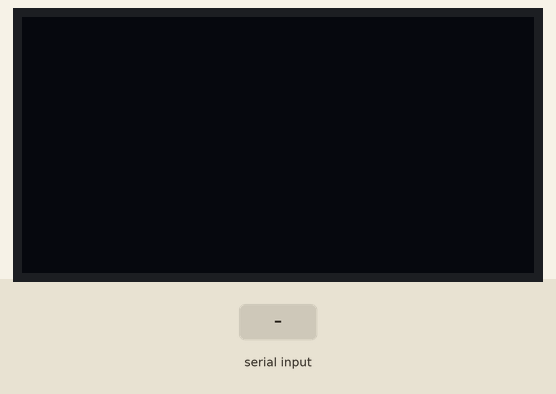
Bench run of a sketch on a simulated ESP32. Parts: 128×64 one-colour display. The test bench sets the inputs (shaded band). WiFi joins after 1.5 s; servers stay silent unless stated; storage starts empty; EEPROM starts erased; what the sketch prints to the serial monitor is not drawn.

Above: at 4.7 s.
4.8 s: "GPU:\n" received over Serial
At 6.0 s:
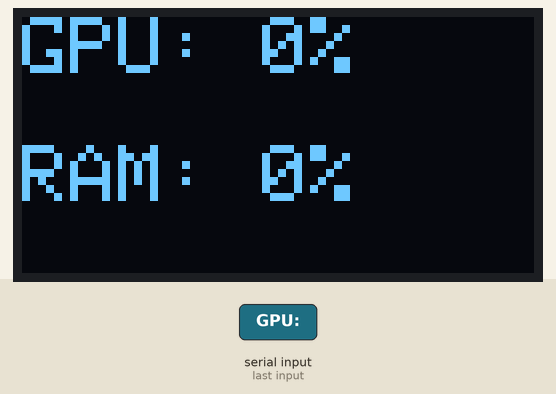
6.3 s: "RAM:\n" received over Serial
7.8 s: "TS:\n" received over Serial
At 11.2 s:
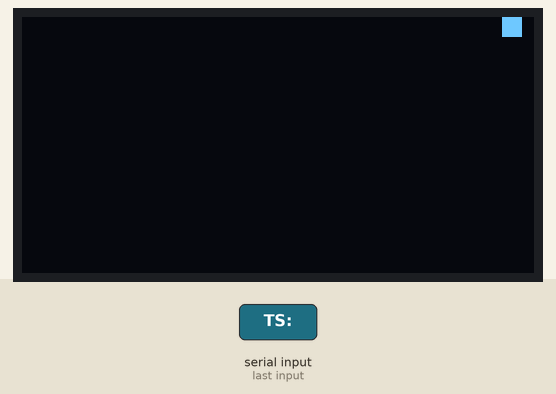
Timing chart, 0 to 12.7 s (numbered marks = the images above; inputs shaded):
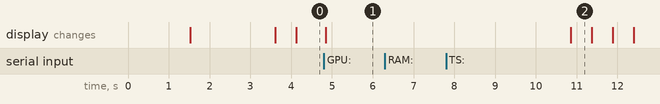

Measured:
- after the input at 4.8 s, the display: changes after 0.05 s (image 1)
- after the input at 6.3 s, every drawn part: stays the same
- what the display in image 2 shows lasts 0.6 s, from 10.8 s to 11.4 s

The sketch:

esp32_oled.ino
```cpp
#include <Wire.h>
#include <Adafruit_GFX.h>
#include <Adafruit_SSD1306.h>
#include <WiFi.h>
#include <WebServer.h>
#include <Preferences.h>
#include <LittleFS.h>

#define SCREEN_WIDTH 128
#define SCREEN_HEIGHT 64
#define OLED_RESET    -1

Adafruit_SSD1306 display(SCREEN_WIDTH, SCREEN_HEIGHT, &Wire, OLED_RESET);

int gpu = 0;
int ram = 0;
unsigned long lastUpdate = 0;
bool dataReceived = false;
unsigned long lastDataTime = 0;
unsigned long lastDataTs = 0;
unsigned long blinkTimer = 0;
bool blinkState = false;

char input[256];
byte idx = 0;

Preferences wifiPrefs;
String storedSsid = "a1_136";
String storedPassword = "14042010";
unsigned long wifiConnectStart = 0;
bool wifiConnected = false;

WebServer server(80);

void loadWifiSettings();
void saveWifiSettings(const char* ssid, const char* pass);
void parseInput();
void updateScreen();
void showNoDataBlink();

void setup() {
  Serial.begin(115200);

  // Инициализация файловой системы LittleFS
  if(!LittleFS.begin(true)){
    Serial.println("LittleFS mount failed, formatting...");
    LittleFS.format();
    Serial.println("LittleFS formatted");
  }
  Serial.println("LittleFS mounted OK");

  loadWifiSettings();

  WiFi.begin(storedSsid.c_str(), storedPassword.c_str());
  Serial.print("Connecting to WiFi");
  wifiConnectStart = millis();
  while (WiFi.status() != WL_CONNECTED) {
    delay(500);
    Serial.print(".");
    if (millis() - wifiConnectStart > 30000) {
      Serial.println("");
      Serial.println("WiFi connect timeout, using defaults");
      storedSsid = "a1_136";
      storedPassword = "14042010";
      WiFi.begin(storedSsid.c_str(), storedPassword.c_str());
      wifiConnectStart = millis();
    }
  }
  wifiConnected = true;
  Serial.println("");
  Serial.println("WiFi connected");
  Serial.println("IP address: ");
  Serial.println(WiFi.localIP());

  if(!display.begin(SSD1306_SWITCHCAPVCC, 0x3C)) {
    Serial.println(F("SSD1306 allocation failed"));
    return;
  }

  display.clearDisplay();
  display.setTextSize(1);
  display.setTextColor(SSD1306_WHITE);
  display.setCursor(0,0);
  display.display();

  server.on("/status", []() {
    String json = "{\"gpu\":" + String(gpu) + ",\"ram\":" + String(ram) + ",\"ts\":" + String(lastDataTs) + "}";
    server.send(200, "application/json", json);
  });

  // API для получения текущих настроек WiFi (для страницы настроек)
  server.on("/api/settings", []() {
    String json = "{\"ssid\":\"" + storedSsid + "\",\"pass\":\"" + storedPassword + "\"}";
    server.send(200, "application/json", json);
  });

  // Страница настроек - читается из LittleFS
  server.on("/settings", []() {
    File file = LittleFS.open("/settings.html", "r");
    if(file){
      server.streamFile(file, "text/html");
      file.close();
    } else {
      server.send(500, "text/plain", "Settings file not found");
    }
  });

  server.on("/settings", HTTP_POST, []() {
    String ssid = server.arg("ssid");
    String pass = server.arg("pass");
    if (ssid.length() > 0 && pass.length() > 0) {
      saveWifiSettings(ssid.c_str(), pass.c_str());
      server.sendHeader("Location", "/");
      server.send(302);
      delay(100);
      ESP.restart();
    } else {
      server.sendHeader("Location", "/settings");
      server.send(302);
    }
  });

  // Главная страница - читается из LittleFS
  server.on("/", []() {
    File file = LittleFS.open("/index.html", "r");
    if(file){
      server.streamFile(file, "text/html");
      file.close();
    } else {
      server.send(500, "text/plain", "Index file not found");
    }
  });

  server.begin();
  Serial.println("HTTP server started");

 lastUpdate = millis() + 3000;
  delay(2000);
}

void loop() {
  server.handleClient();

  while (Serial.available()) {
    char c = Serial.read();

    if (c == '\n') {
      input[idx] = 0;
      parseInput();
      idx = 0;
      memset(input, 0, sizeof(input));
    } else if (idx < 255) {
      input[idx++] = c;
    }
  }

  if (millis() - lastUpdate >= 3000) {
    showNoDataBlink();
  } else {
    updateScreen();
  }
}

void loadWifiSettings() {
  wifiPrefs.begin("monitor");
  storedSsid = wifiPrefs.getString("ssid", "a1_136");
  storedPassword = wifiPrefs.getString("pass", "14042010");
  wifiPrefs.end();
}

void saveWifiSettings(const char* ssid, const char* pass) {
  wifiPrefs.begin("monitor");
  wifiPrefs.putString("ssid", ssid);
  wifiPrefs.putString("pass", pass);
  wifiPrefs.end();
  storedSsid = ssid;
  storedPassword = pass;
}

void parseInput() {
  char buf[256];
  strncpy(buf, input, sizeof(buf));
  buf[sizeof(buf)-1] = 0;

  char* line = strtok(buf, "\n");
  while (line) {
    char* gPtr = strstr(line, "GPU:");
    char* rPtr = strstr(line, "RAM:");
    char* tPtr = strstr(line, "TS:");

    if (gPtr) gpu = atoi(gPtr + 4);
    if (rPtr) ram = atoi(rPtr + 4);
    if (tPtr) lastDataTs = strtoul(tPtr + 3, nullptr, 10);

    line = strtok(nullptr, "\n");
  }

  if (gpu >= 0 || ram >= 0) {
    dataReceived = true;
    lastUpdate = millis();
    lastDataTime = millis();
  }
  Serial.println("OK");
}

void updateScreen() {
  if (!dataReceived) {
    display.clearDisplay();
    display.display();
    return;
  }

  display.clearDisplay();

  // --- GPU Блок ---
  display.setTextSize(2);
  display.setCursor(0, 0);
  display.print("GPU: ");
  display.print(gpu);
  display.print("%");

  // Бар GPU (Y=16)
  display.fillRect(0, 16, map(gpu, 0, 100, 0, 128), 12, SSD1306_WHITE);


  // --- RAM Блок ---
  // Старт текста RAM: Y=32 (с учетом отступа от предыдущего блока)
  display.setCursor(0, 32);

  display.print("RAM: ");
  display.print(ram);
  display.print("%");

  // Бар RAM
  int ramBarY = 51;

  display.fillRect(0, ramBarY - 2, map(ram, 0, 100, 0, 128), 12, SSD1306_WHITE);

  display.display();
}

void showNoDataBlink() {
  if (millis() - blinkTimer >= 500) {
    blinkState = !blinkState;
    blinkTimer = millis();
  }

  display.clearDisplay();

  if (blinkState) {
    display.fillRect(120, 0, 5, 5, SSD1306_WHITE);
  }

  display.display();
}
```
